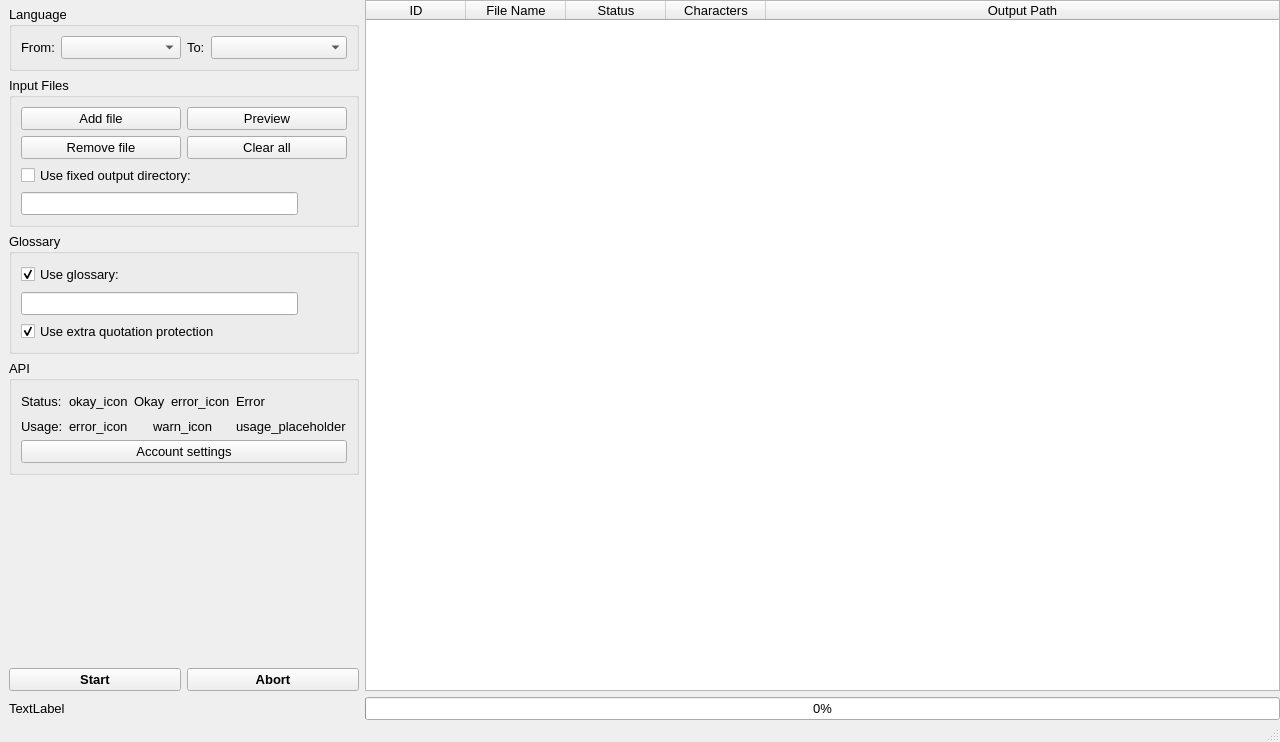
<?xml version="1.0" encoding="UTF-8"?>
<ui version="4.0">
 <class>MainWindow</class>
 <widget class="QMainWindow" name="MainWindow">
  <property name="geometry">
   <rect>
    <x>0</x>
    <y>0</y>
    <width>1280</width>
    <height>742</height>
   </rect>
  </property>
  <property name="font">
   <font>
    <pointsize>10</pointsize>
   </font>
  </property>
  <property name="windowTitle">
   <string>placeholder</string>
  </property>
  <widget class="QWidget" name="centralwidget">
   <layout class="QGridLayout" name="gridLayout" columnstretch="0,1">
    <property name="topMargin">
     <number>0</number>
    </property>
    <property name="rightMargin">
     <number>0</number>
    </property>
    <property name="bottomMargin">
     <number>0</number>
    </property>
    <item row="0" column="0">
     <layout class="QVBoxLayout" name="verticalLayout">
      <property name="topMargin">
       <number>6</number>
      </property>
      <item>
       <widget class="QGroupBox" name="groupBox_language">
        <property name="sizePolicy">
         <sizepolicy hsizetype="Preferred" vsizetype="Maximum">
          <horstretch>0</horstretch>
          <verstretch>0</verstretch>
         </sizepolicy>
        </property>
        <property name="title">
         <string>Language</string>
        </property>
        <layout class="QHBoxLayout" name="horizontalLayout_7">
         <item>
          <layout class="QHBoxLayout" name="horizontalLayout_5">
           <item>
            <widget class="QLabel" name="label_2">
             <property name="text">
              <string>From:</string>
             </property>
            </widget>
           </item>
           <item>
            <widget class="CComboBox" name="comboBox_lang_from">
             <property name="sizePolicy">
              <sizepolicy hsizetype="Expanding" vsizetype="Fixed">
               <horstretch>0</horstretch>
               <verstretch>0</verstretch>
              </sizepolicy>
             </property>
            </widget>
           </item>
          </layout>
         </item>
         <item>
          <layout class="QHBoxLayout" name="horizontalLayout_6">
           <item>
            <widget class="QLabel" name="label_3">
             <property name="text">
              <string>To:</string>
             </property>
            </widget>
           </item>
           <item>
            <widget class="CComboBox" name="comboBox_lang_to">
             <property name="sizePolicy">
              <sizepolicy hsizetype="Expanding" vsizetype="Fixed">
               <horstretch>0</horstretch>
               <verstretch>0</verstretch>
              </sizepolicy>
             </property>
            </widget>
           </item>
          </layout>
         </item>
        </layout>
       </widget>
      </item>
      <item>
       <widget class="QGroupBox" name="groupBox_files">
        <property name="title">
         <string>Input Files</string>
        </property>
        <layout class="QVBoxLayout" name="verticalLayout_4">
         <item>
          <layout class="QGridLayout" name="gridLayout_2">
           <item row="1" column="0">
            <widget class="QPushButton" name="pushButton_file_remove">
             <property name="text">
              <string>Remove file</string>
             </property>
             <property name="icon">
              <iconset theme="edit-delete-remove">
               <normaloff>.</normaloff>.</iconset>
             </property>
            </widget>
           </item>
           <item row="1" column="1">
            <widget class="QPushButton" name="pushButton_file_remove_all">
             <property name="text">
              <string>Clear all</string>
             </property>
             <property name="icon">
              <iconset theme="edit-delete">
               <normaloff>.</normaloff>.</iconset>
             </property>
            </widget>
           </item>
           <item row="0" column="0">
            <widget class="QPushButton" name="pushButton_file_add">
             <property name="text">
              <string>Add file</string>
             </property>
             <property name="icon">
              <iconset theme="list-add">
               <normaloff>.</normaloff>.</iconset>
             </property>
            </widget>
           </item>
           <item row="0" column="1">
            <widget class="QPushButton" name="pushButton_file_preview">
             <property name="text">
              <string>Preview</string>
             </property>
             <property name="icon">
              <iconset theme="document-preview">
               <normaloff>.</normaloff>.</iconset>
             </property>
            </widget>
           </item>
          </layout>
         </item>
         <item>
          <widget class="QCheckBox" name="checkBox_file_fixed_dir">
           <property name="text">
            <string>Use fixed output directory:</string>
           </property>
          </widget>
         </item>
         <item>
          <layout class="QHBoxLayout" name="horizontalLayout_4">
           <item>
            <widget class="QLineEdit" name="lineEdit_file_out_dir">
             <property name="clearButtonEnabled">
              <bool>true</bool>
             </property>
            </widget>
           </item>
           <item>
            <widget class="QPushButton" name="pushButton_file_dir_browse">
             <property name="toolTip">
              <string>Browse</string>
             </property>
             <property name="text">
              <string/>
             </property>
             <property name="icon">
              <iconset theme="document-open-folder">
               <normaloff>.</normaloff>.</iconset>
             </property>
             <property name="flat">
              <bool>true</bool>
             </property>
            </widget>
           </item>
          </layout>
         </item>
        </layout>
       </widget>
      </item>
      <item>
       <widget class="QGroupBox" name="groupBox_glossary">
        <property name="sizePolicy">
         <sizepolicy hsizetype="Preferred" vsizetype="Maximum">
          <horstretch>0</horstretch>
          <verstretch>0</verstretch>
         </sizepolicy>
        </property>
        <property name="title">
         <string>Glossary</string>
        </property>
        <layout class="QVBoxLayout" name="verticalLayout_2">
         <item>
          <layout class="QHBoxLayout" name="horizontalLayout_8">
           <item>
            <widget class="QCheckBox" name="checkBox_use_glossary">
             <property name="text">
              <string>Use glossary:</string>
             </property>
             <property name="checked">
              <bool>true</bool>
             </property>
            </widget>
           </item>
           <item>
            <widget class="QPushButton" name="pushButton_glossary_help">
             <property name="toolTip">
              <string>This glossary does not use DeepL's glossaries. Click for more details.</string>
             </property>
             <property name="text">
              <string/>
             </property>
             <property name="icon">
              <iconset theme="help-about">
               <normaloff>.</normaloff>.</iconset>
             </property>
             <property name="flat">
              <bool>true</bool>
             </property>
            </widget>
           </item>
           <item>
            <spacer name="horizontalSpacer">
             <property name="orientation">
              <enum>Qt::Horizontal</enum>
             </property>
             <property name="sizeHint" stdset="0">
              <size>
               <width>40</width>
               <height>20</height>
              </size>
             </property>
            </spacer>
           </item>
          </layout>
         </item>
         <item>
          <layout class="QHBoxLayout" name="horizontalLayout">
           <item>
            <widget class="QLineEdit" name="lineEdit_glossary_file">
             <property name="clearButtonEnabled">
              <bool>true</bool>
             </property>
            </widget>
           </item>
           <item>
            <widget class="QPushButton" name="pushButton_glossary_file_browse">
             <property name="toolTip">
              <string>Browse</string>
             </property>
             <property name="text">
              <string/>
             </property>
             <property name="icon">
              <iconset theme="document-open">
               <normaloff>.</normaloff>.</iconset>
             </property>
             <property name="flat">
              <bool>true</bool>
             </property>
            </widget>
           </item>
          </layout>
         </item>
         <item>
          <widget class="QCheckBox" name="checkBox_extra_quote_protection">
           <property name="text">
            <string>Use extra quotation protection</string>
           </property>
           <property name="checked">
            <bool>true</bool>
           </property>
          </widget>
         </item>
        </layout>
       </widget>
      </item>
      <item>
       <widget class="QGroupBox" name="groupBox_api">
        <property name="title">
         <string>API</string>
        </property>
        <layout class="QVBoxLayout" name="verticalLayout_3">
         <item>
          <layout class="QFormLayout" name="formLayout_2">
           <item row="0" column="0">
            <widget class="QLabel" name="label_5">
             <property name="text">
              <string>Status:</string>
             </property>
            </widget>
           </item>
           <item row="0" column="1">
            <layout class="QHBoxLayout" name="horizontalLayout_2">
             <item>
              <widget class="QLabel" name="label_api_status_good_icon">
               <property name="text">
                <string>okay_icon</string>
               </property>
              </widget>
             </item>
             <item>
              <widget class="QLabel" name="label_api_status_good">
               <property name="text">
                <string>Okay</string>
               </property>
              </widget>
             </item>
             <item>
              <widget class="QLabel" name="label_api_status_bad_icon">
               <property name="text">
                <string>error_icon</string>
               </property>
              </widget>
             </item>
             <item>
              <widget class="QLabel" name="label_api_status_bad">
               <property name="text">
                <string>Error</string>
               </property>
              </widget>
             </item>
             <item>
              <spacer name="horizontalSpacer_2">
               <property name="orientation">
                <enum>Qt::Horizontal</enum>
               </property>
               <property name="sizeHint" stdset="0">
                <size>
                 <width>0</width>
                 <height>10</height>
                </size>
               </property>
              </spacer>
             </item>
             <item>
              <widget class="QPushButton" name="pushButton_refresh">
               <property name="toolTip">
                <string>Refresh</string>
               </property>
               <property name="text">
                <string notr="true"/>
               </property>
               <property name="icon">
                <iconset theme="view-refresh">
                 <normaloff>.</normaloff>.</iconset>
               </property>
               <property name="flat">
                <bool>true</bool>
               </property>
              </widget>
             </item>
            </layout>
           </item>
           <item row="1" column="0">
            <widget class="QLabel" name="label_6">
             <property name="text">
              <string>Usage:</string>
             </property>
            </widget>
           </item>
           <item row="1" column="1">
            <layout class="QHBoxLayout" name="horizontalLayout_10">
             <item>
              <widget class="QLabel" name="label_api_usage_error_icon">
               <property name="text">
                <string>error_icon</string>
               </property>
              </widget>
             </item>
             <item>
              <widget class="QLabel" name="label_api_usage_warn_icon">
               <property name="text">
                <string>warn_icon</string>
               </property>
              </widget>
             </item>
             <item>
              <widget class="QLabel" name="label_api_usage">
               <property name="text">
                <string>usage_placeholder</string>
               </property>
              </widget>
             </item>
            </layout>
           </item>
          </layout>
         </item>
         <item>
          <widget class="QPushButton" name="pushButton_api_config">
           <property name="text">
            <string>Account settings</string>
           </property>
           <property name="icon">
            <iconset theme="configure">
             <normaloff>.</normaloff>.</iconset>
           </property>
          </widget>
         </item>
        </layout>
       </widget>
      </item>
      <item>
       <spacer name="verticalSpacer">
        <property name="orientation">
         <enum>Qt::Vertical</enum>
        </property>
        <property name="sizeHint" stdset="0">
         <size>
          <width>350</width>
          <height>40</height>
         </size>
        </property>
       </spacer>
      </item>
      <item>
       <layout class="QHBoxLayout" name="horizontalLayout_9">
        <item>
         <widget class="QPushButton" name="pushButton_start">
          <property name="font">
           <font>
            <pointsize>10</pointsize>
            <weight>75</weight>
            <bold>true</bold>
           </font>
          </property>
          <property name="text">
           <string>Start</string>
          </property>
          <property name="icon">
           <iconset theme="media-playback-start">
            <normaloff>.</normaloff>.</iconset>
          </property>
         </widget>
        </item>
        <item>
         <widget class="QPushButton" name="pushButton_abort">
          <property name="font">
           <font>
            <pointsize>10</pointsize>
            <weight>75</weight>
            <bold>true</bold>
           </font>
          </property>
          <property name="text">
           <string>Abort</string>
          </property>
          <property name="icon">
           <iconset theme="process-stop">
            <normaloff>.</normaloff>.</iconset>
          </property>
         </widget>
        </item>
       </layout>
      </item>
     </layout>
    </item>
    <item row="0" column="1">
     <widget class="FileTable" name="file_table">
      <property name="focusPolicy">
       <enum>Qt::NoFocus</enum>
      </property>
      <property name="acceptDrops">
       <bool>true</bool>
      </property>
      <property name="editTriggers">
       <set>QAbstractItemView::NoEditTriggers</set>
      </property>
      <property name="alternatingRowColors">
       <bool>true</bool>
      </property>
      <property name="selectionMode">
       <enum>QAbstractItemView::SingleSelection</enum>
      </property>
      <property name="selectionBehavior">
       <enum>QAbstractItemView::SelectRows</enum>
      </property>
      <property name="textElideMode">
       <enum>Qt::ElideNone</enum>
      </property>
      <property name="horizontalScrollMode">
       <enum>QAbstractItemView::ScrollPerPixel</enum>
      </property>
      <property name="cornerButtonEnabled">
       <bool>false</bool>
      </property>
      <attribute name="horizontalHeaderDefaultSectionSize">
       <number>100</number>
      </attribute>
      <attribute name="horizontalHeaderStretchLastSection">
       <bool>true</bool>
      </attribute>
      <attribute name="verticalHeaderMinimumSectionSize">
       <number>40</number>
      </attribute>
      <attribute name="verticalHeaderDefaultSectionSize">
       <number>40</number>
      </attribute>
      <column>
       <property name="text">
        <string>ID</string>
       </property>
      </column>
      <column>
       <property name="text">
        <string>File Name</string>
       </property>
      </column>
      <column>
       <property name="text">
        <string>Status</string>
       </property>
      </column>
      <column>
       <property name="text">
        <string>Characters</string>
       </property>
      </column>
      <column>
       <property name="text">
        <string>Output Path</string>
       </property>
      </column>
     </widget>
    </item>
    <item row="1" column="0">
     <widget class="QLabel" name="label_progress">
      <property name="sizePolicy">
       <sizepolicy hsizetype="Fixed" vsizetype="Preferred">
        <horstretch>0</horstretch>
        <verstretch>0</verstretch>
       </sizepolicy>
      </property>
      <property name="text">
       <string>TextLabel</string>
      </property>
     </widget>
    </item>
    <item row="1" column="1">
     <widget class="QProgressBar" name="progressBar">
      <property name="value">
       <number>0</number>
      </property>
     </widget>
    </item>
   </layout>
  </widget>
  <widget class="QStatusBar" name="statusbar"/>
 </widget>
 <customwidgets>
  <customwidget>
   <class>FileTable</class>
   <extends>QTableWidget</extends>
   <header>deepqt.file_table</header>
  </customwidget>
  <customwidget>
   <class>CComboBox</class>
   <extends>QComboBox</extends>
   <header>deepqt.CustomQ.CComboBox</header>
  </customwidget>
 </customwidgets>
 <resources/>
 <connections/>
</ui>
